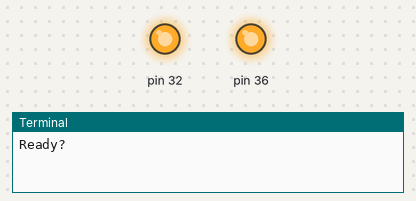
This program was run on a simulated Raspberry Pi (header pin numbers). Shown: output pins drawn as LEDs (lit = HIGH), the last lines printed to the terminal. At 12.0 s the program stops and its outputs stay as they are.

Above: at 0.1 s.
At 12.1 s:
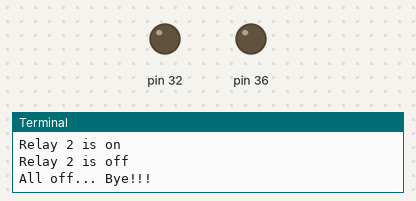
Timing chart, 0 to 13.5 s (numbered marks = the images above):
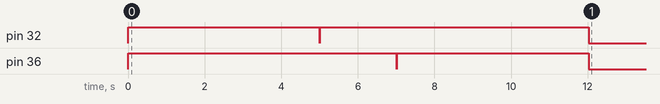

Measured:
- by itself, pin 32: LOW → HIGH at 0.00 s, → LOW 5.0 s later, → HIGH 0.01 s later, → LOW 7.0 s later
- by itself, pin 36: LOW → HIGH at 0.00 s, → LOW 7.0 s later, → HIGH 0.01 s later, → LOW 5.0 s later

The program:

testRelay.py
```python
import RPi.GPIO as GPIO
import time

GPIO.setmode(GPIO.BOARD)

GPIO.setup(32, GPIO.OUT)
GPIO.output(32, GPIO.HIGH)

GPIO.setup(36, GPIO.OUT)
GPIO.output(36, GPIO.HIGH)

try:
    print("Ready?")
    time.sleep(5)
    moment = 0.01

    GPIO.output(32, GPIO.LOW)
    print("Relay 1 is on")
    time.sleep(moment)
    GPIO.output(32, GPIO.HIGH)
    print("Relay 1 is off")
    time.sleep(2)

    GPIO.output(36, GPIO.LOW)
    print("Relay 2 is on")
    time.sleep(moment)
    GPIO.output(36, GPIO.HIGH)
    print("Relay 2 is off")
    time.sleep(5)

    GPIO.cleanup()
    print("All off... Bye!!!")

except KeyboardInterrupt:
    print("Done!")
    GPIO.cleanup()
```
